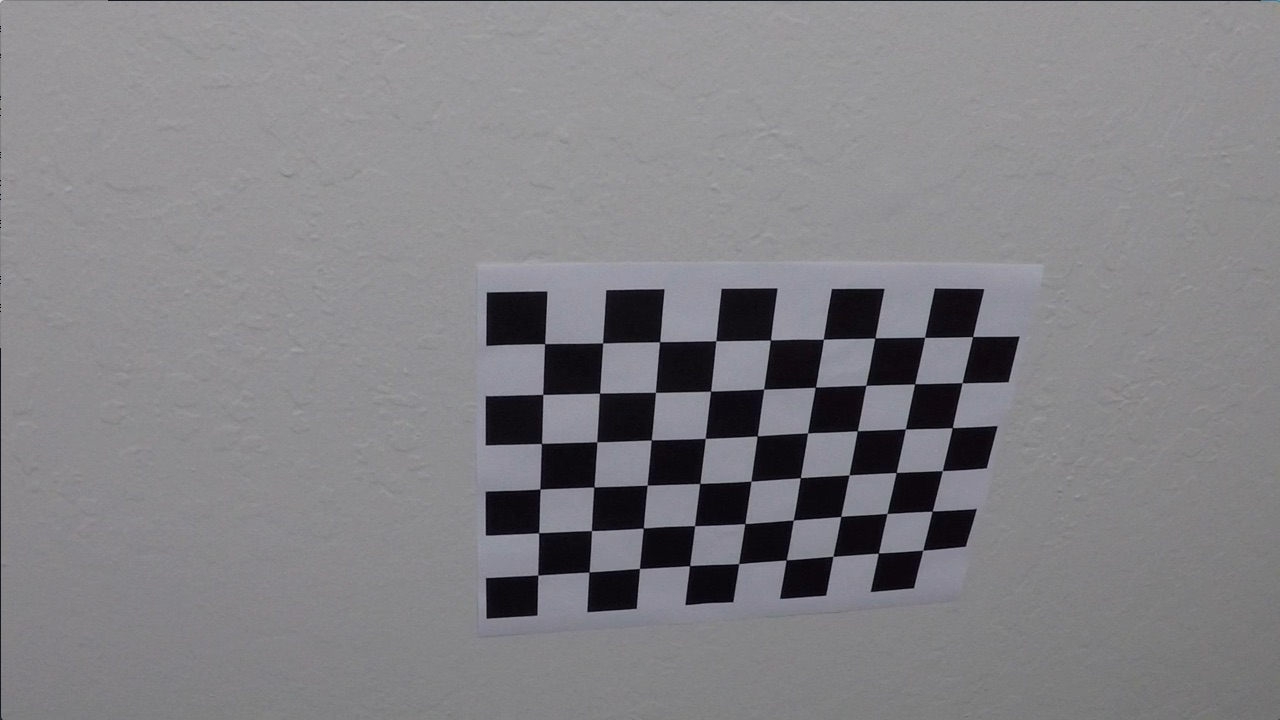
#> input picture projects/2-Advanced_Lane_Finding/camera_cal/calibration10.jpg, 1280 x 720 px; its folder holds only this picture in this run
$ jupyter execute --allow-errors P2_test.ipynb   (shell and % lines are left out)   (older library calls are emulated)
#> lines starting #> are read from the running program, lines starting #| are printed output that depends on the picture; after the words box and inside, x2 and y2 are one past the last pixel; in counts of white or black regions, pixels touching at a corner belong together
[cell 1]
import pathlib
import os
import numpy as np
import cv2
import matplotlib.pyplot as plt
import pickle

[cell 2]
def create_output_directory(fpath):
    """Creates output directory for images, if it doesn't already exist"""
    pathlib.Path(fpath).mkdir(parents=True, exist_ok=True)

[cell 3]
output_images_dir = "./output_images/"
output_data_dir = "./output_data/"

test_images_input_dir = "./test_images/"

# Calibrate Camera

- https://opencv-python-tutroals.readthedocs.io/en/latest/py_tutorials/py_calib3d/py_calibration/py_calibration.html
- images in `camera_cal/` have chessboard size $9x6$

[cell 4]
chess_w = 9
chess_h = 6

# prepare object points, like (0,0,0), (1,0,0), (2,0,0) ... (6, 4, 0)
# by creating six by eight points in an array
# each with three columns for the x, y, and z coordinates of each corner
# initialize these all as zeros using Numpy's zero function
objp = np.zeros((chess_w * chess_h, 3), np.float32)

# z coordinate will stay zero but for first two columns, x and y
# use numpy's mgrid function to generate the coordinates that we want
# mgrid returns the coordinate values for a given grid size
# shape those coordinates back into two columns, one for x and one for y
objp[:, :2] = np.mgrid[0:chess_w, 0:chess_h].T.reshape(-1, 2)  # x, y coordinates

camera_calibration_input_dir = "./camera_cal/"

camera_calibration_chessboard_corners_output_dir = (
    output_images_dir + "1_camera_calibration_output_images/chessboard_corners/"
)
create_output_directory(camera_calibration_chessboard_corners_output_dir)

# Arrays to store object points and image points from all the images
objpoints = []  # 3D points in real world space
imgpoints = []  # 2D points in image plane

# termination criteria
criteria = (cv2.TERM_CRITERIA_EPS + cv2.TERM_CRITERIA_MAX_ITER, 30, 0.001)

for fname in os.listdir(camera_calibration_input_dir):
    # Read in each image
    img = cv2.imread(camera_calibration_input_dir + fname)
#> img is the input picture: shape (720, 1280, 3); mean B, G, R 133.1, 129.4, 130.2

    # Convert to grayscale
    gray = cv2.cvtColor(img, cv2.COLOR_BGR2GRAY)

    # Find the chessboard corners
    ret, corners = cv2.findChessboardCorners(gray, (chess_w, chess_h), None)
#> ret = True; corners = 54 rows, first 8: [545.3, 343.1], [602.7, 342.8], [660.1, 341.3], [715.8, 340.7], [770.6, 340], [823.5, 339.2], [874.3, 338.5], [925.1, 337.4]

    # If corners are found, add object points, image points
    if ret == True:
        objpoints.append(
            objp
        )  # these object points will be the same for all of the calibration images, since they represent a real chessboard

        # increase corner accuracy
        corners2 = cv2.cornerSubPix(gray, corners, (11, 11), (-1, -1), criteria)
#> corners2 = 54 rows, first 8: [544.6, 343.6], [602.6, 343], [659.6, 341.7], [715.8, 340.7], [770.4, 339.9], [823.4, 339.3], [874.9, 337.9], [924.6, 337.3]
        imgpoints.append(corners2)

        # Draw and display the corners
        img = cv2.drawChessboardCorners(img, (chess_w, chess_h), corners, ret)
#> img: shape (720, 1280, 3); 1.92% of pixels changed, all inside (x1, y1, x2, y2) = (532, 331, 980, 582)
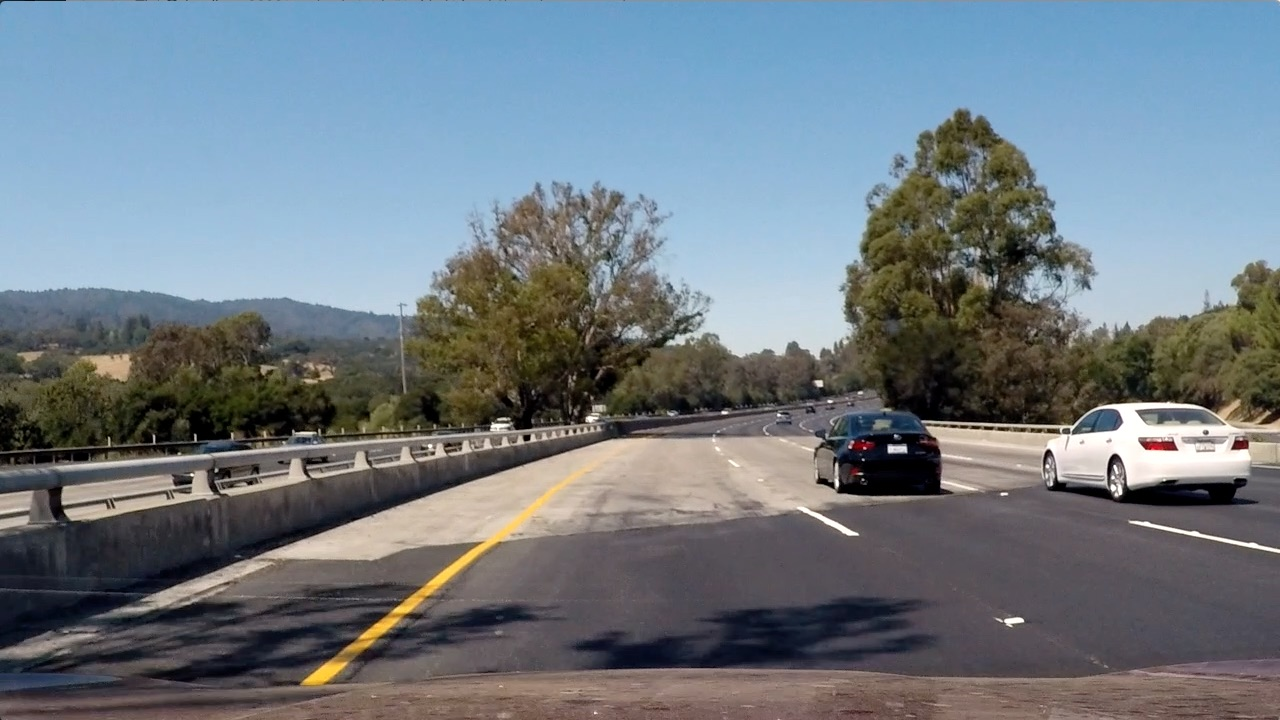
#> input picture projects/2-Advanced_Lane_Finding/test_images/test4.jpg, 1280 x 720 px
#> further down, img is the input picture: shape (720, 1280, 3); mean B, G, R 130.9, 122.7, 112.2

        # plt.figure()
        # plt.imshow(img)

        # save image
        cv2.imwrite(camera_calibration_chessboard_corners_output_dir + fname, img)

[cell 5]
camera_calibration_undistorted_output_dir = (
    output_images_dir + "1_camera_calibration_output_images/undistorted/"
)
create_output_directory(camera_calibration_undistorted_output_dir)

# Test undistortion on an image
img = cv2.imread("./camera_cal/calibration1.jpg")
#> (the rest of this cell did not finish here and is left out)

#> (a cell that did not finish here is left out)

#> (a cell that did not finish here is left out)

# Perspective Transform

[cell 8]
# load example undistorted image
undist_img = cv2.imread(
    "./output_images/1_camera_calibration_output_images/undistorted/test4.jpg"
)  # BGR image

plt.imshow(cv2.cvtColor(undist_img, cv2.COLOR_BGR2RGB))

[cell 9]
# Four source coordinates (region of interest)
perspective_src = np.float32(
    [
        (575, 465),  # top left
        (715, 465),  # top right
        (260, 685),  # bottom left
        (1055, 685),  # bottom right
    ]
)

y_size = undist_img.shape[0]  # height
x_size = undist_img.shape[1]  # width

# Four desired coordinates (region of interest)
perspective_dst = np.float32(
    [
        (450, 0),  # top left
        (x_size - 450, 0),  # top right
        (450, y_size),  # bottom left
        (x_size - 450, y_size),  # bottom right
    ]
)

[cell 10]
_, ax = plt.subplots(figsize=(10, 5))
ax.imshow(cv2.cvtColor(undist_img, cv2.COLOR_BGR2RGB))

perspective_src_x = [
    perspective_src[0][0],
    perspective_src[2][0],
    perspective_src[3][0],
    perspective_src[1][0],
    perspective_src[0][0],
]
perspective_src_y = [
    perspective_src[0][1],
    perspective_src[2][1],
    perspective_src[3][1],
    perspective_src[1][1],
    perspective_src[0][1],
]

# plot four source coordinates (region of interest) - green area
ax.plot(perspective_src_x, perspective_src_y, color="#00ff00", linewidth=3)

perspective_dst_x = [
    perspective_dst[0][0],
    perspective_dst[2][0],
    perspective_dst[3][0],
    perspective_dst[1][0],
    perspective_dst[0][0],
]
perspective_dst_y = [
    perspective_dst[0][1],
    perspective_dst[2][1],
    perspective_dst[3][1],
    perspective_dst[1][1],
    perspective_dst[0][1],
]

# plot four desired coordinates (region of interest) - red area
ax.plot(perspective_dst_x, perspective_dst_y, color="#ff0000", linewidth=3)

[cell 11]
# Define perspective transform function
def warp(img, src, dst):

    # Define calibration box in source (original) and destination (desired or warped) coordinates
    img_size = (img.shape[1], img.shape[0])

    # Compute the perspective transform, M (matrix)
    M = cv2.getPerspectiveTransform(src, dst)

    # Compute the inverse also by swapping the input parameters
    M_inv = cv2.getPerspectiveTransform(dst, src)

    # Create warped image using the perspective transform, M - uses linear interpolation
    img_warped = cv2.warpPerspective(img, M, img_size, flags=cv2.INTER_LINEAR)
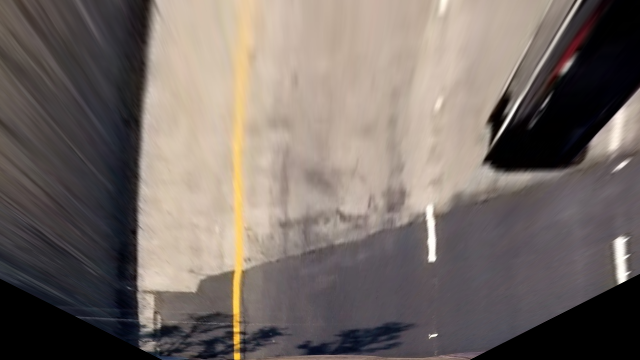
#> img_warped: shape (720, 1280, 3) (shown at 1/2 size); mean B, G, R 102, 107.3, 117.3

    return img_warped, M_inv

[cell 12]
# apply perspective transform on example undistorted image
warped_img, inv_M = warp(undist_img, perspective_src, perspective_dst)
#> inv_M = [[0.368, -0.735, 409.2], [0, -0.478, 465], [0, -0.00114, 1]]

plt.imshow(cv2.cvtColor(warped_img, cv2.COLOR_BGR2RGB))

[cell 13]
perspective_transform_output_dir = (
    output_images_dir + "2_perspective_transform_output_images/"
)
create_output_directory(perspective_transform_output_dir)

# warp undistorted test images
#> (the rest of this cell did not finish here and is left out)

# Color Spaces and Thresholding

[cell 14]
# Visualize multiple color space channels

# HLS
warped_img_HLS = cv2.cvtColor(warped_img, cv2.COLOR_BGR2HLS)
#> warped_img_HLS: shape (720, 1280, 3); mean of channels 0, 1, 2 61.4, 109.2, 43.9
warped_img_HLS_H = warped_img_HLS[:, :, 0]
warped_img_HLS_L = warped_img_HLS[:, :, 1]
warped_img_HLS_S = warped_img_HLS[:, :, 2]

# HSV
warped_img_HSV = cv2.cvtColor(warped_img, cv2.COLOR_BGR2HSV)
#> warped_img_HSV: shape (720, 1280, 3); mean H, S, V 61.4, 44.3, 118.6
warped_img_HSV_H = warped_img_HSV[:, :, 0]
warped_img_HSV_S = warped_img_HSV[:, :, 1]
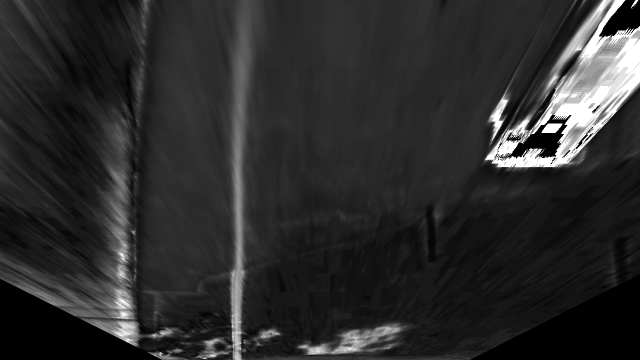
#> warped_img_HSV_S: shape (720, 1280) (shown at 1/2 size); min 0, max 255, mean 44.3
warped_img_HSV_V = warped_img_HSV[:, :, 2]

# LAB
warped_img_LAB = cv2.cvtColor(warped_img, cv2.COLOR_BGR2LAB)
#> warped_img_LAB: shape (720, 1280, 3); mean of channels 0, 1, 2 114.5, 131, 131.9
warped_img_LAB_L = warped_img_LAB[:, :, 0]
warped_img_LAB_A = warped_img_LAB[:, :, 1]
warped_img_LAB_B = warped_img_LAB[:, :, 2]

# LUV
warped_img_LUV = cv2.cvtColor(warped_img, cv2.COLOR_BGR2LUV)
#> warped_img_LUV: shape (720, 1280, 3); mean of channels 0, 1, 2 114, 100.9, 141.5
warped_img_LUV_L = warped_img_LUV[:, :, 0]
warped_img_LUV_U = warped_img_LUV[:, :, 1]
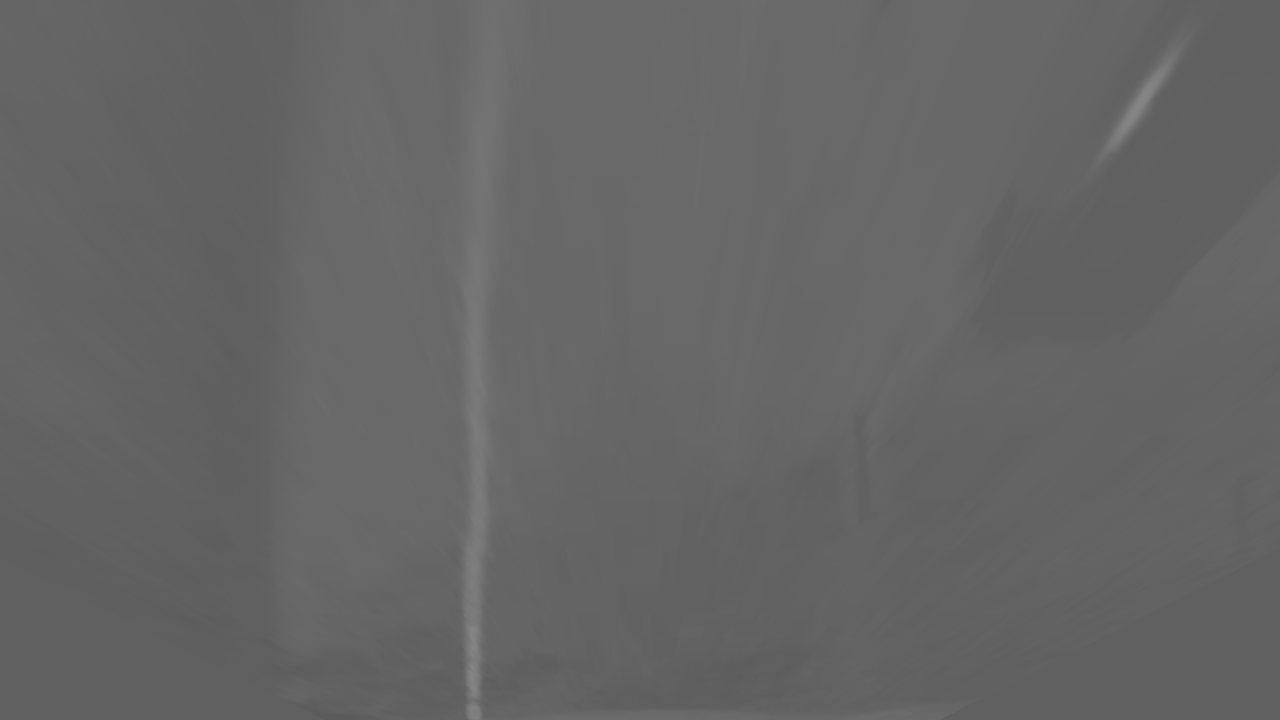
#> warped_img_LUV_U: shape (720, 1280); min 90, max 134, mean 100.9
warped_img_LUV_V = warped_img_LUV[:, :, 2]
#> (the rest of the program and of its run is left out)
